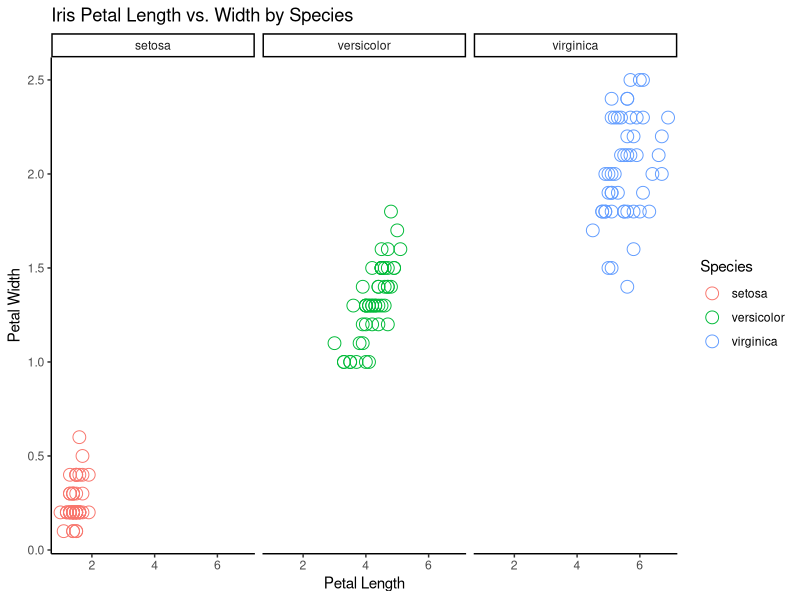

Write the R code that produced this figure.
## ---- chunk 1
knitr::opts_chunk$set(echo = TRUE)
## ---- chunk 2
library(tidyverse)
library(RColorBrewer)

ggplot(iris, aes(x= Petal.Length, y = Petal.Width))+
  geom_point(aes(color = Species), pch = 21, size = 4) +
  labs(title = "Iris Petal Length vs. Width by Species",
       x = "Petal Length",
       y = "Petal Width"
  ) +
  facet_wrap(~Species)+
  theme_classic()
  

